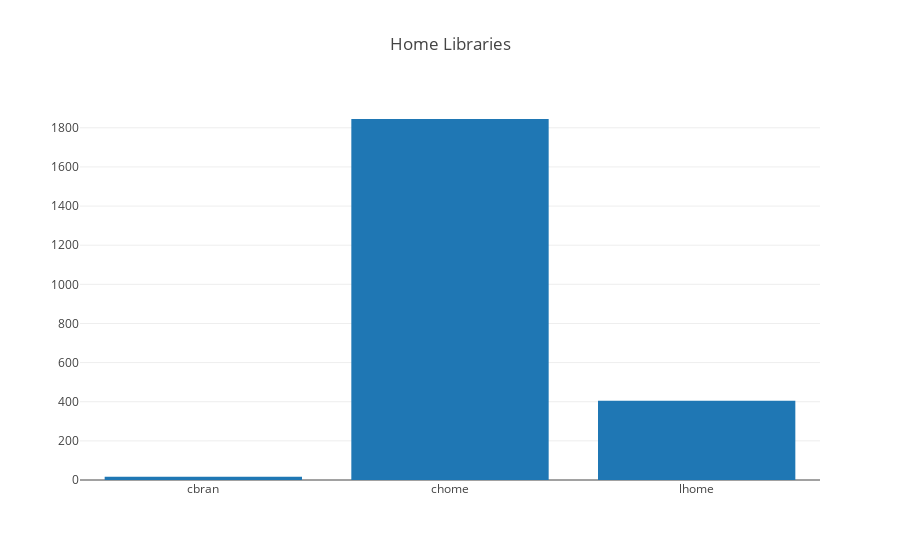
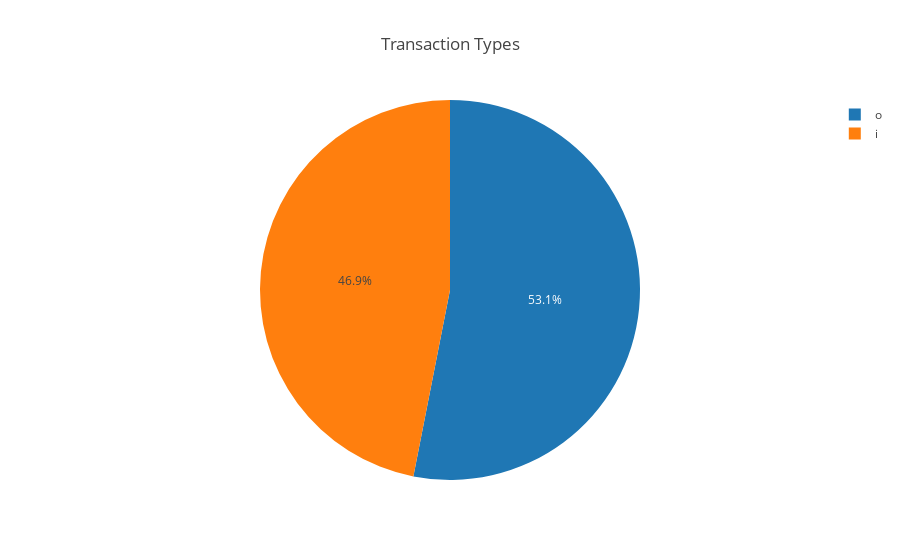
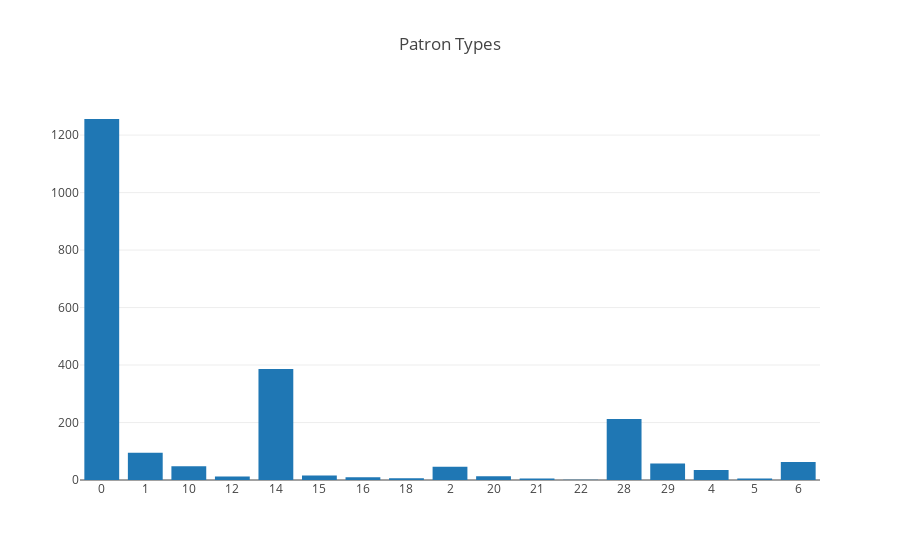
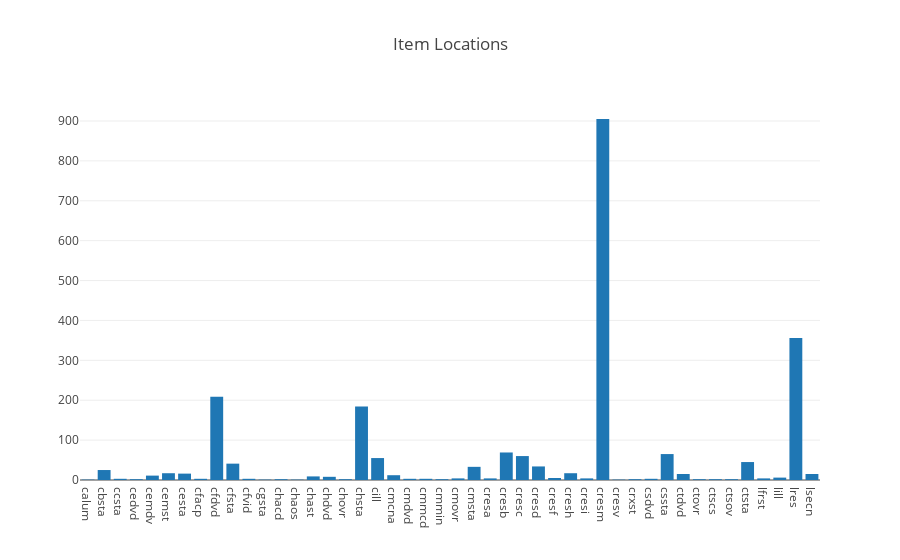

Source (notebook cell) for these figures, in order:
### Markdown cell above
### Example 3: Use a magic function %run to execute a script as a .py file
What about if we need to reflect user inputs when we run a script. In this case, we have to use a Jupyter's magic function **%run**. The magic function does not import a script to Jupyter as a module (as we did in the second example), but runs the script in a Jupyter background shell and delivers final outputs to Jupyter. <br>
This method is useful when you execute a python script that takes user inputs interactively. Again, we will re-use a script that we had already used: sierra_chart_embed.py. I took off output_type=div, because we present charts on Jupyter. Please note two important things in this example. First, I specify my user option (only checkout(o) and checkin(i) in five days, when I run the script. Second, this script actually gets actual data from Sierra database. We are talking about using Plotly charts and Sierra data on Jupyter in this example.

### Code cell
%run sierra_chart_embed 5 oi

### Figure 1 — Plotly figure (JSON) as saved in the notebook; plotly's stock layout.template omitted (floating-point values rounded to 4 significant figures)
{"data": [{"type": "bar", "x": ["cbran", "chome", "lhome"], "y": [16, 1845, 405]}], "layout": {"title": "Home Libraries"}}

### Figure 2 — Plotly figure (JSON) as saved in the notebook; plotly's stock layout.template omitted (floating-point values rounded to 4 significant figures)
{"data": [{"labels": ["i", "o"], "type": "pie", "values": [1063, 1203]}], "layout": {"title": "Transaction Types"}}

### Figure 3 — Plotly figure (JSON) as saved in the notebook; plotly's stock layout.template omitted (floating-point values rounded to 4 significant figures)
{"data": [{"type": "bar", "x": ["0", "1", "10", "12", "14", "15", "16", "18", "2", "20", "21", "22", "28", "29", "4", "5", "6"], "y": [1256, 95, 48, 12, 386, 16, 10, 6, 46, 13, 5, 1, 212, 57, 35, 5, 63]}], "layout": {"title": "Patron Types", "xaxis": {"type": "category"}}}

### Figure 4 — Plotly figure (JSON) as saved in the notebook; plotly's stock layout.template omitted (floating-point values rounded to 4 significant figures)
{"data": [{"type": "bar", "x": ["calum", "cbsta", "ccsta", "cedvd", "cemdv", "cemst", "cesta", "cfacp", "cfdvd", "cfsta", "cfvid", "cgsta", "chacd", "chaos", "chast", "chdvd", "chovr", "chsta", "cill", "cmcna", "cmdvd", "cmmcd", "cmmin", "cmovr", "cmsta", "cresa", "cresb", "cresc", "cresd", "cresf", "cresh", "cresi", "cresm", "cresv", "crxst", "csdvd", "cssta", "ctdvd", "ctovr", "ctscs", "ctsov", "ctsta", "lfrst", "lill", "lres", "lsecn"], "y": [1, 25, 3, 2, 11, 17, 16, 3, 209, 41, 3, 1, 2, 1, 9, 8, 2, 184, 55, 12, 3, 3, 2, 4, 33, 4, 69, 60, 34, 5, 17, 4, 905, 1, 2, 3, 65, 15, 2, 2, 2, 45, 4, 6, 356, 15]}], "layout": {"title": "Item Locations"}}
